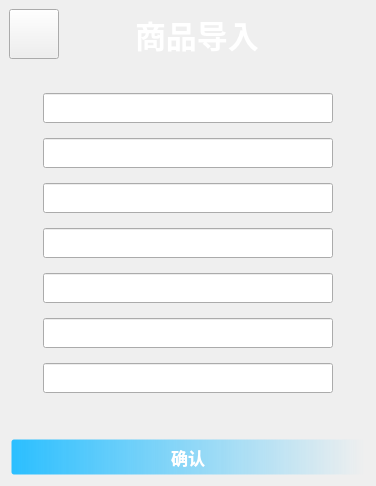
<?xml version="1.0" encoding="UTF-8"?>
<ui version="4.0">
 <class>add_goods</class>
 <widget class="QMainWindow" name="add_goods">
  <property name="geometry">
   <rect>
    <x>0</x>
    <y>0</y>
    <width>376</width>
    <height>486</height>
   </rect>
  </property>
  <property name="windowTitle">
   <string>MainWindow</string>
  </property>
  <property name="styleSheet">
   <string notr="true">QMainWindow{
	border-image: url(:/new/prefix1/login.jpg);


}
</string>
  </property>
  <widget class="QWidget" name="centralwidget">
   <layout class="QVBoxLayout" name="verticalLayout_2">
    <item>
     <layout class="QHBoxLayout" name="horizontalLayout">
      <item>
       <spacer name="horizontalSpacer">
        <property name="orientation">
         <enum>Qt::Horizontal</enum>
        </property>
        <property name="sizeType">
         <enum>QSizePolicy::Fixed</enum>
        </property>
        <property name="sizeHint" stdset="0">
         <size>
          <width>0</width>
          <height>20</height>
         </size>
        </property>
       </spacer>
      </item>
      <item>
       <widget class="QPushButton" name="pushButton_2">
        <property name="minimumSize">
         <size>
          <width>50</width>
          <height>50</height>
         </size>
        </property>
        <property name="styleSheet">
         <string notr="true">border-image: url(:/new/prefix1/back.png);</string>
        </property>
        <property name="text">
         <string/>
        </property>
       </widget>
      </item>
      <item>
       <spacer name="horizontalSpacer_3">
        <property name="orientation">
         <enum>Qt::Horizontal</enum>
        </property>
        <property name="sizeType">
         <enum>QSizePolicy::Fixed</enum>
        </property>
        <property name="sizeHint" stdset="0">
         <size>
          <width>70</width>
          <height>20</height>
         </size>
        </property>
       </spacer>
      </item>
      <item>
       <widget class="QLabel" name="label">
        <property name="font">
         <font>
          <family>Microsoft YaHei UI</family>
          <pointsize>23</pointsize>
          <weight>75</weight>
          <bold>true</bold>
         </font>
        </property>
        <property name="styleSheet">
         <string notr="true">color: rgb(255, 255, 255);</string>
        </property>
        <property name="text">
         <string>商品导入</string>
        </property>
       </widget>
      </item>
      <item>
       <spacer name="horizontalSpacer_2">
        <property name="orientation">
         <enum>Qt::Horizontal</enum>
        </property>
        <property name="sizeHint" stdset="0">
         <size>
          <width>40</width>
          <height>20</height>
         </size>
        </property>
       </spacer>
      </item>
     </layout>
    </item>
    <item>
     <layout class="QVBoxLayout" name="verticalLayout">
      <property name="spacing">
       <number>15</number>
      </property>
      <item>
       <spacer name="verticalSpacer_2">
        <property name="orientation">
         <enum>Qt::Vertical</enum>
        </property>
        <property name="sizeHint" stdset="0">
         <size>
          <width>20</width>
          <height>40</height>
         </size>
        </property>
       </spacer>
      </item>
      <item alignment="Qt::AlignHCenter">
       <widget class="QLineEdit" name="name">
        <property name="minimumSize">
         <size>
          <width>290</width>
          <height>30</height>
         </size>
        </property>
       </widget>
      </item>
      <item alignment="Qt::AlignHCenter">
       <widget class="QLineEdit" name="purchase_prise">
        <property name="minimumSize">
         <size>
          <width>290</width>
          <height>30</height>
         </size>
        </property>
       </widget>
      </item>
      <item alignment="Qt::AlignHCenter">
       <widget class="QLineEdit" name="sale_prise">
        <property name="minimumSize">
         <size>
          <width>290</width>
          <height>30</height>
         </size>
        </property>
       </widget>
      </item>
      <item alignment="Qt::AlignHCenter">
       <widget class="QLineEdit" name="stock">
        <property name="minimumSize">
         <size>
          <width>290</width>
          <height>30</height>
         </size>
        </property>
       </widget>
      </item>
      <item alignment="Qt::AlignHCenter">
       <widget class="QLineEdit" name="purchase_date">
        <property name="minimumSize">
         <size>
          <width>290</width>
          <height>30</height>
         </size>
        </property>
       </widget>
      </item>
      <item alignment="Qt::AlignHCenter">
       <widget class="QLineEdit" name="purchaser">
        <property name="minimumSize">
         <size>
          <width>290</width>
          <height>30</height>
         </size>
        </property>
       </widget>
      </item>
      <item alignment="Qt::AlignHCenter">
       <widget class="QLineEdit" name="phone">
        <property name="minimumSize">
         <size>
          <width>290</width>
          <height>30</height>
         </size>
        </property>
       </widget>
      </item>
      <item>
       <spacer name="verticalSpacer">
        <property name="orientation">
         <enum>Qt::Vertical</enum>
        </property>
        <property name="sizeHint" stdset="0">
         <size>
          <width>20</width>
          <height>40</height>
         </size>
        </property>
       </spacer>
      </item>
      <item>
       <widget class="QPushButton" name="pushButton">
        <property name="minimumSize">
         <size>
          <width>0</width>
          <height>40</height>
         </size>
        </property>
        <property name="font">
         <font>
          <family>Microsoft YaHei UI</family>
          <pointsize>13</pointsize>
          <weight>75</weight>
          <bold>true</bold>
         </font>
        </property>
        <property name="styleSheet">
         <string notr="true">QPushButton{
	
	
	
	background-color: qlineargradient(spread:pad, x1:0, y1:0, x2:1, y2:0, stop:0 rgba(43, 191, 255, 255), stop:1 rgba(255, 255, 255,0));
border:5px solid #00000000;
border-radius: 5px;   
	
	color: rgb(255, 255, 255);
}
QPushButton:hover{
background-color: qlineargradient(spread:pad, x1:0, y1:0, x2:1, y2:0, stop:0 rgba(169, 82, 255, 255), stop:1 rgba(255, 255, 255,0));

}
QPushButton:pressed{
background-color: qlineargradient(spread:pad, x1:0, y1:0, x2:1, y2:0, stop:0 rgba(
137, 16, 197, 255), stop:1 rgba(255, 255, 255,0));
}</string>
        </property>
        <property name="text">
         <string>确认</string>
        </property>
       </widget>
      </item>
     </layout>
    </item>
   </layout>
  </widget>
  <widget class="QMenuBar" name="menubar">
   <property name="geometry">
    <rect>
     <x>0</x>
     <y>0</y>
     <width>376</width>
     <height>23</height>
    </rect>
   </property>
  </widget>
 </widget>
 <resources/>
 <connections/>
</ui>
